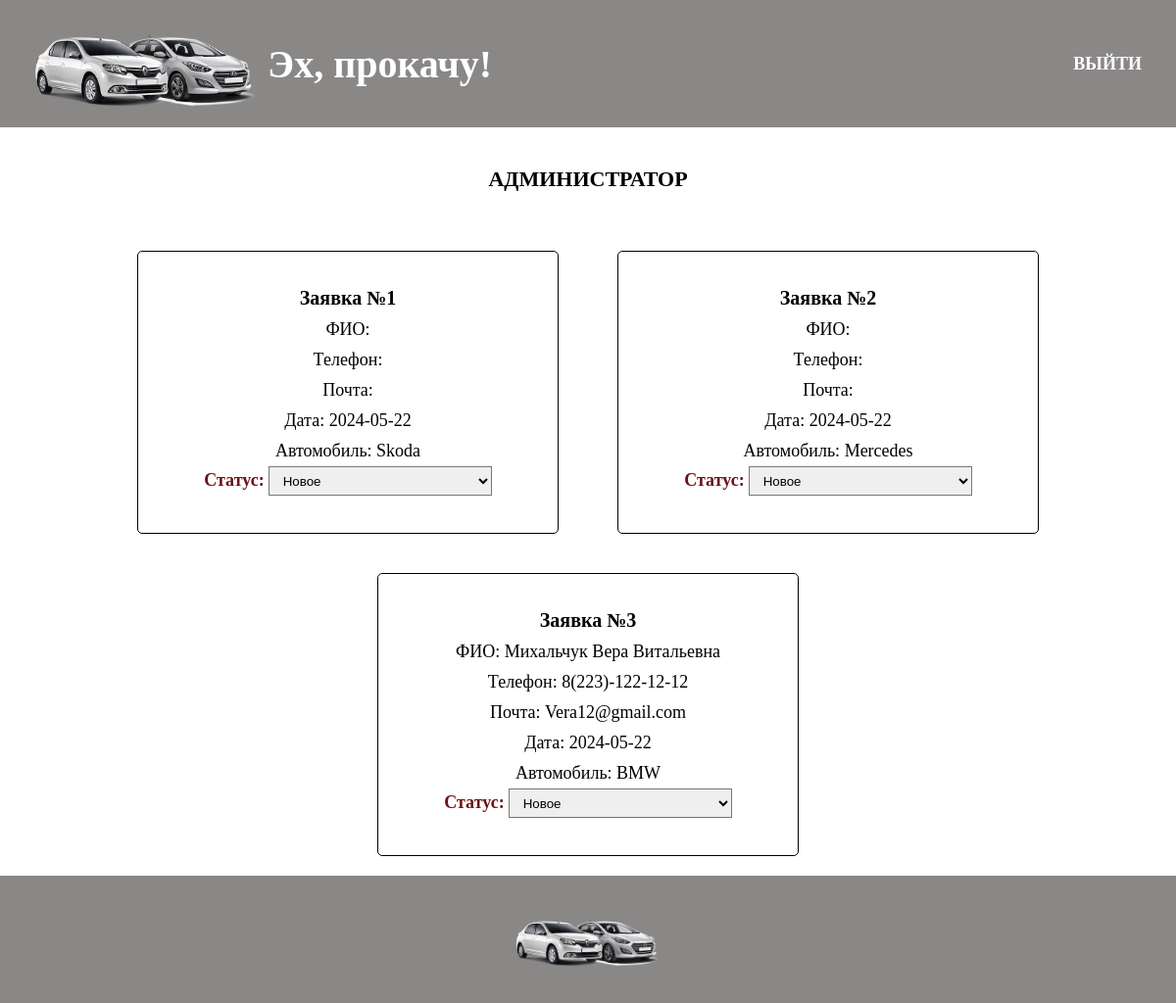
The app's page /admin.php with its own data.
### tables this page shows
CREATE TABLE `Orders` (
  `id` int(11) NOT NULL,
  `user_id` int(11) NOT NULL,
  `title_car` varchar(255) NOT NULL,
  `date` date NOT NULL,
  `status` varchar(255) NOT NULL
);

CREATE TABLE `Users` (
  `id` int(11) NOT NULL,
  `fio` varchar(255) NOT NULL,
  `phone` varchar(255) NOT NULL,
  `email` varchar(255) NOT NULL,
  `password` varchar(255) NOT NULL,
  `seria_number` varchar(255) NOT NULL,
  `status_user` varchar(255) NOT NULL
);

### admin.php (the view, shortened to what this page needs)
<?php
require_once ('PHP/connect.php');
$orders = mysqli_query($connect, "SELECT * FROM `Orders`")->fetch_all();
?>
<!DOCTYPE html>
<html lang="en">
<head>
    <link rel="stylesheet" href="style.css">
</head>
<body>
    <header>
        <div class="logo">
            <div class="logo_img">
                <img src="img/logo.png" width="228px" height="105px">
            </div>
            <div class="logo_title">
                <a>Эх, прокачу!</a>
            </div>
        </div>
        <div class="header-menu">
            <div class="menu">
                <a class="menu_link_weight" href="auth.php">ВЫЙТИ</a>
            </div>
        </div>
    </header>
    <div class="container-page">
        <div class="title_a_button">
            <a class="title_page">АДМИНИСТРАТОР</a>
        </div>
        <div class="orders_user">
            <?php
            $count = 1;
            foreach ($orders as $data):
                $id_user = $data[1];
                $info_user = $connect->query("SELECT * FROM Users WHERE id = $id_user")->fetch_assoc();
                ?>
                <div class="order_user">
                    <div class="number_order">
                        <a>Заявка №<?= $count ?></a>
                    </div>
                    <div class="data_order">
                        <a>ФИО: <?= $info_user['fio'] ?></a>
                    </div>
                    <div class="data_order">
                        <a>Телефон: <?= $info_user['phone'] ?></a>
                    </div>
                    <div class="data_order">
                        <a>Почта: <?= $info_user['email'] ?></a>
                    </div>
                    <div class="data_order">
                        <a>Дата: <?= $data[3] ?></a>
                    </div>
                    <div class="data_order">
                        <a>Автомобиль: <?= $data[2] ?></a>
                    </div>
                    <form class="data" method="POST" action="PHP/change_status.php">
                        <label class="label_status" for="status">Статус:</label>
                        <select class="select_status" name="status" onchange='this.form.submit()' <?php if ($data[4] !== 'Новое') {
                            echo "disabled";
                        } ?>>
                            <option value="new" <?php if ($data[4] == 'Новоe') {
                                echo 'selected';
                            } ?>>Новое</option>
                        </select>
                    </form>
                </div>
                <?php
                $count++;
            endforeach;
            ?>
        </div>
    </div>
    <footer>
        <div class="footer_img">
            <img src="img/logo.png" width="148px" height="68px">
        </div>
    </footer>
</body>
</html>

### style.css (style rules this page uses)
* { padding: 0; margin: 0; }
body { max-width: 1920px; }
a { text-decoration: none; }
header { height: 130px; background-color: #8A8787; display: flex; align-items: center; justify-content: space-between; }
.logo { padding-left: 35px; display: flex; align-items: center; justify-content: center; }
.logo_title { font-size: 40px; font-weight: bold; color: white; padding-left: 10px; }
.header-menu { display: flex; align-items: center; justify-content: space-between; }
.menu_link_weight { padding-right: 35px; font-weight: bold; font-size: 18px; color: white; }
label { font-size: 20px; line-height: 38px; }
footer { height: 130px; background-color: #8A8787; display: flex; align-items: center; justify-content: center; }
.container-page { min-height: 764px; }
.title_a_button { padding-top: 40px; display: flex; align-items: center; justify-content: center; flex-direction: column; }
.title_page { font-size: 22px; font-weight: bold; }
.number_order { font-size: 20px; font-weight: 700; }
.data_order { font-size: 18px; padding-top: 10px; }
select { width: 357px; height: 38px; border-radius: 5px; padding-left: 10px; }
.orders_user { padding-top: 40px; display: flex; align-items: center; justify-content: center; flex-direction: row; flex-wrap: wrap; }
.order_user { display: flex; align-items: center; text-align: center; justify-content: center; flex-direction: column; width: 428px; height: 287px; border: 1px solid black; border-radius: 5px; margin: 20px 30px; }
.label_status { font-size: 18px; font-weight: bold; color: #6C1212; }
.select_status { width: 228px; height: 30px; border-radius: 0px; }

### records on screen
orders: date "2024-05-22", title_car "Skoda", status "Новое"
orders: date "2024-05-22", title_car "Mercedes", status "Новое"
orders: user.fio "Михальчук Вера Витальевна", user.phone "8(223)-122-12-12", user.email "Vera12@gmail.com", date "2024-05-22", title_car "BMW", status "Новое"
